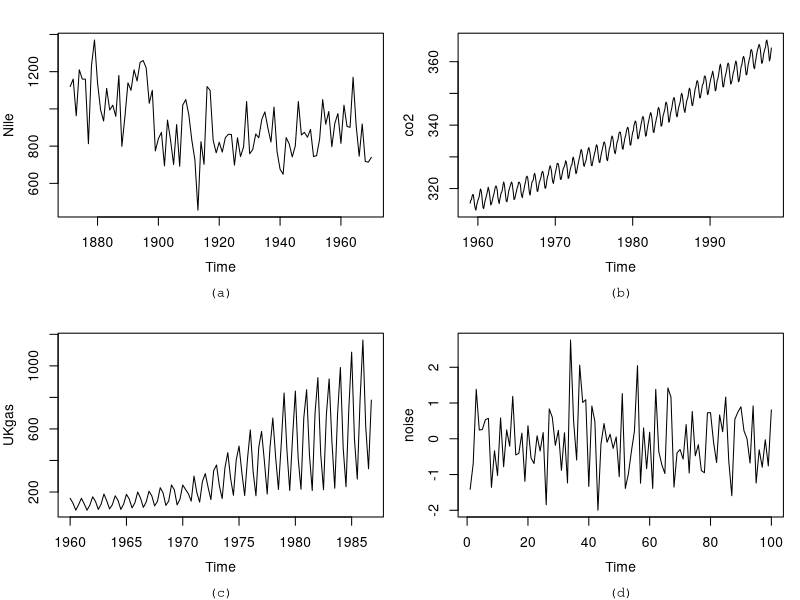
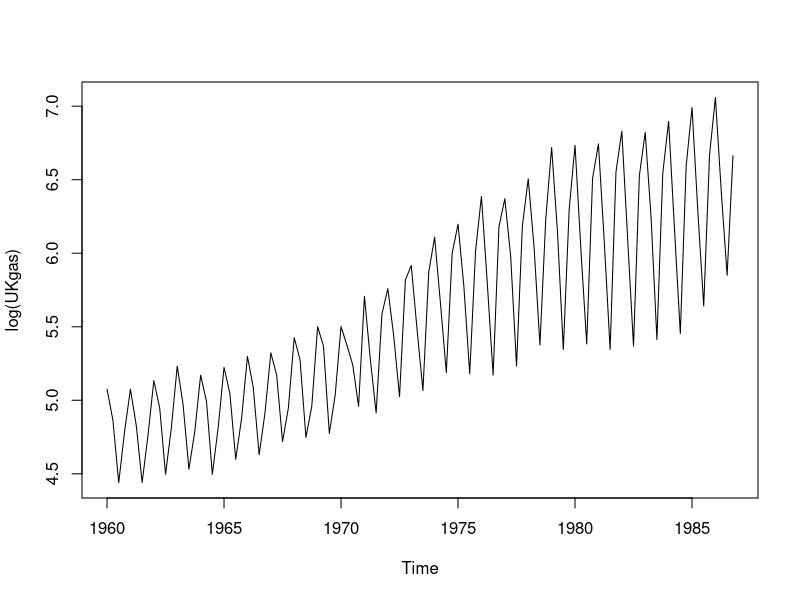
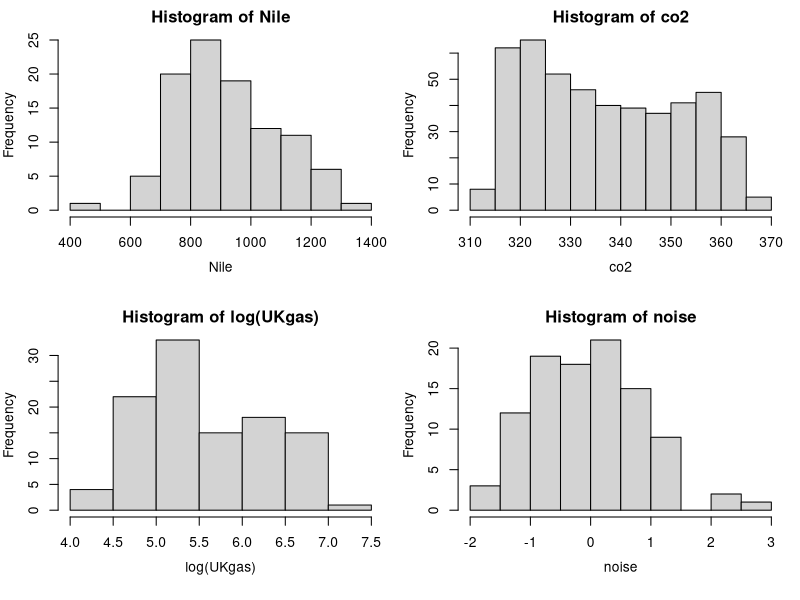
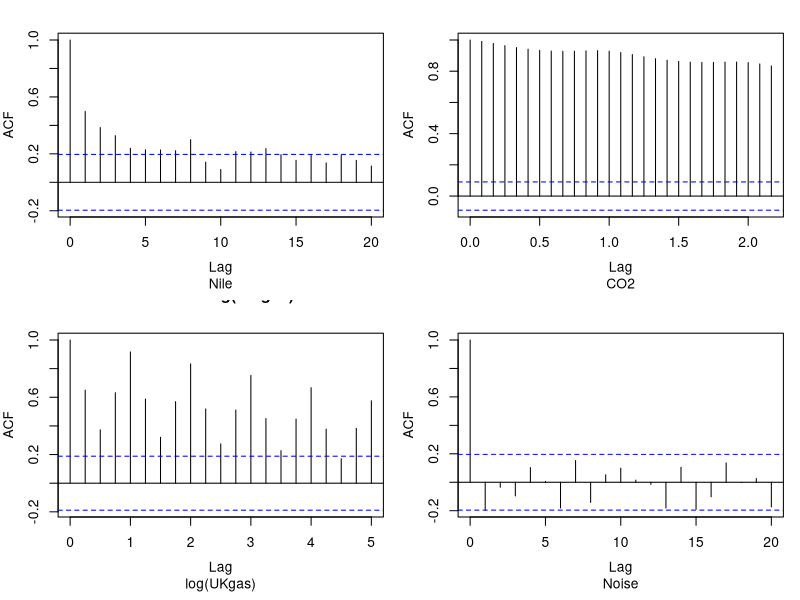
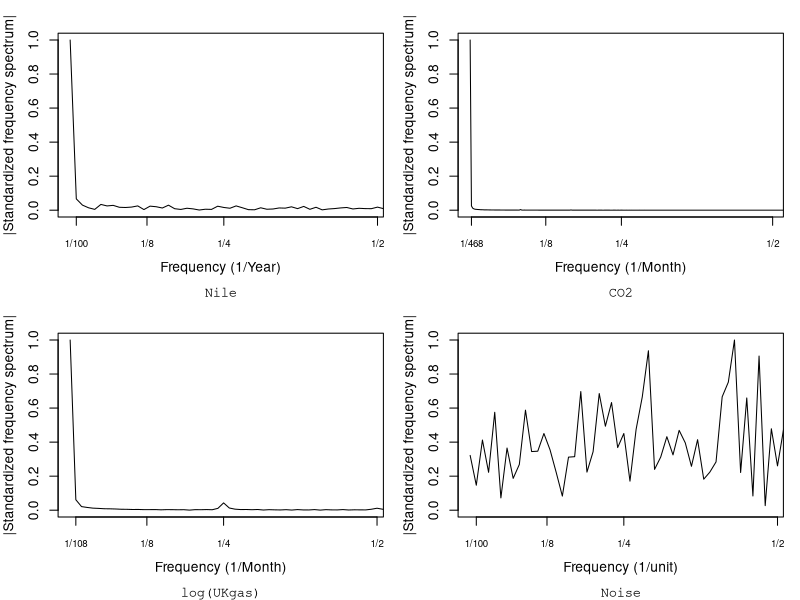
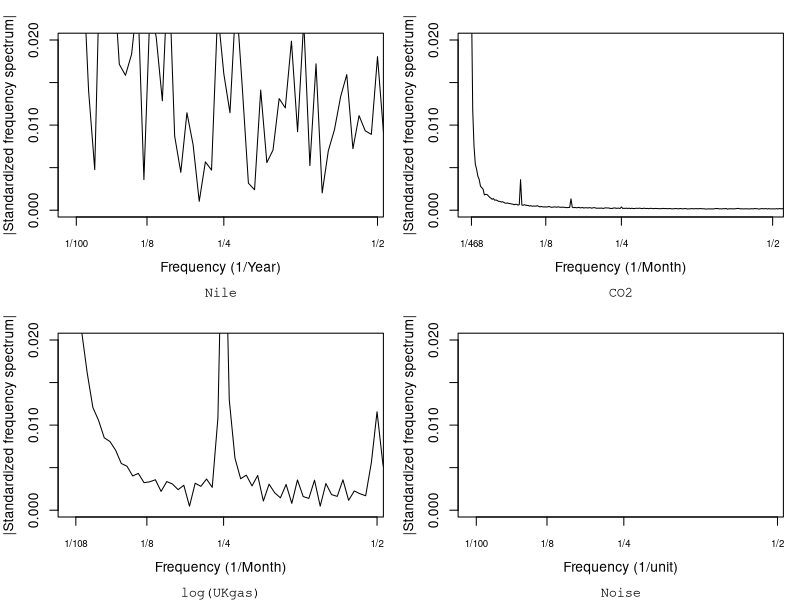
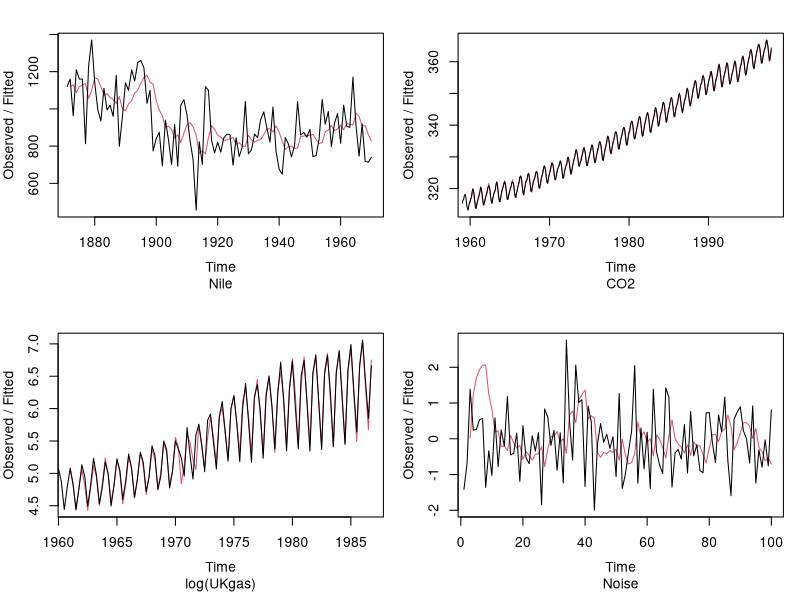

Source code (R) for these figures, in order:
## ---- chunk 1
# some base-R plot preprocessing
oldpar <- par(no.readonly = TRUE)
par(mfrow = c(2, 2), 
    oma = c(0, 0, 0, 0),
    mar = c(5, 3.5, 2, 1),
    mgp = c(2.5, 1, 0))

# (a) annual flow of the nile
plot(Nile)
title(sub = "(a)", line = 4, family = "mono")

# (b) co2 concentration
plot(co2)
title(sub = "(b)", line = 4, family = "mono")

# (c) gas consumption in the UK
plot(UKgas)
title(sub = "(c)", line = 4, family = "mono")

# (d) noise
noise <- rnorm(100) |> ts()
plot(noise)

title(sub = "(d)", line = 4, family = "mono")

# post-processing
par(oldpar)
## ---- chunk 2
UKgas |>
  log() |>
  plot()
## ---- chunk 3
oldpar <- par(no.readonly = TRUE)
par(mfrow = c(2, 2), 
    oma = c(0, 0, 0, 0), 
    mar = c(5, 3.5, 2, 1),
    mgp = c(2.5, 1, 0))

# hist-o-gram-a-ram-a
hist(Nile)
hist(co2)
hist(log(UKgas))
hist(noise)

par(oldpar)

summary(Nile)
summary(co2)
summary(log(UKgas))
summary(noise)
## ---- chunk 4
oldpar <- par(no.readonly = TRUE)
par(mfrow = c(2, 2),
    oma = c(0, 0, 0, 0),
    mar = c(5, 3.5, 2, 1),
    mgp = c(2.5, 1, 0))

acf(Nile, sub = "Nile")
acf(co2, sub = "CO2")
acf(log(UKgas), sub = "log(UKgas)")
acf(noise, sub = "Noise")

par(oldpar)
## ---- chunk 5
plot_spectrum <- function(data,
                          lab = "",
                          sub = "",
                          y_max = 1,
                          tick = c(8, 4), 
                          unit = 1) {
  
  # frequency domain transform
  data_fft <- abs(fft(as.vector(data)))
  
  # prep for plotting frequency on the horizontal axis
  data_length <- length(data_fft)
  freq_tick <- c(data_length, tick, 2)
  
  # plot!
  plot(data_fft/max(data_fft),
       type = "l",
       main = "",
       ylab = "|Standardized frequency spectrum|",
       ylim = c(0, y_max),
       xlab = sprintf("Frequency (1/%s)", lab),
       xlim = c(1, data_length/2),
       xaxt = "n")
  
  title(sub = sub, line = 4, family = "mono")
  axis(side = 1,
       at = data_length/freq_tick * unit + 1,
       labels = sprintf("1/%d", freq_tick),
       cex.axis = 0.7)
  
}

oldpar <- par(no.readonly = TRUE)
par(mfrow = c(2, 2),
    oma = c(0, 0, 0, 0),
    mar = c(5, 3.5, 2, 1),
    mgp = c(2.5, 1, 0))

plot_spectrum(Nile, lab = "Year", sub = "Nile")
plot_spectrum(co2, lab = "Month", sub = "CO2")
plot_spectrum(log(UKgas), lab = "Month", sub = "log(UKgas)")
plot_spectrum(noise, lab = "unit", sub = "Noise")

par(oldpar)
## ---- chunk 6
oldpar <- par(no.readonly = TRUE)
par(mfrow = c(2, 2),
    oma = c(0, 0, 0, 0),
    mar = c(5, 3.5, 2, 1),
    mgp = c(2.5, 1, 0))

plot_spectrum(Nile, lab = "Year", sub = "Nile", y_max = 0.02)
plot_spectrum(co2, lab = "Month", sub = "CO2", y_max = 0.02)
plot_spectrum(log(UKgas), lab = "Month", sub = "log(UKgas)", y_max = 0.02)
plot_spectrum(noise, lab = "unit", sub = "Noise", y_max = 0.02)

par(oldpar)
## ---- chunk 7
hw_nile <- HoltWinters(Nile, beta = FALSE, gamma = FALSE)
hw_nile
## ---- chunk 8
hw_co2 <- HoltWinters(co2)
hw_ukgas <- HoltWinters(log(UKgas))
hw_noise <- HoltWinters(noise, gamma = FALSE)

oldpar <- par(no.readonly = TRUE)
par(mfrow = c(2, 2),
    oma = c(0, 0, 0, 0),
    mar = c(5, 3.5, 2, 1),
    mgp = c(2.5, 1, 0))

plot(hw_nile, main = "", sub = "Nile")
plot(hw_co2, main = "", sub = "CO2")
plot(hw_ukgas, main = "", sub = "log(UKgas)")
plot(hw_noise, main = "", sub = "Noise")

par(oldpar)
